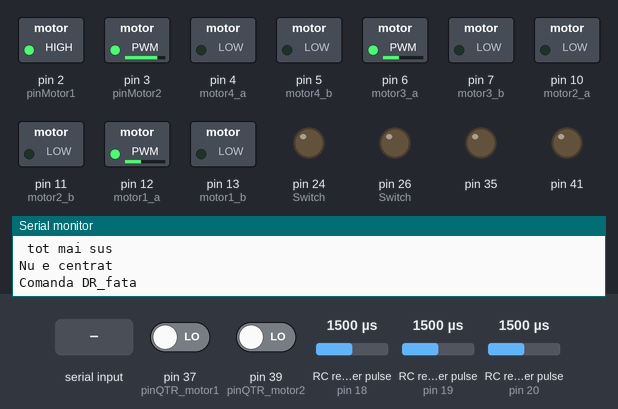
Simulated run of this sketch. Board: Arduino Mega 2560, built with avr-gcc and run on an emulated ATmega2560. Shown: switched loads named in the sketch (green lamp = pin HIGH), output pins drawn as LEDs (lit = HIGH), the last lines printed to the serial monitor. Wiring (inferred from the names in the program): 3 × RC receiver channel: data pin 18 / data pin 19 / data pin 20. Inputs (shaded band) come from the test bench; at power-on: pin 37 (pinQTR_motor1) LOW, pin 39 (pinQTR_motor2) LOW, RC receiver pulse (sensors on pin 18, pin 19, pin 20) 1500 µs. EEPROM starts erased.

Above: at 1.2 s.
1.3 s: "c" received over Serial
At 19.9 s:
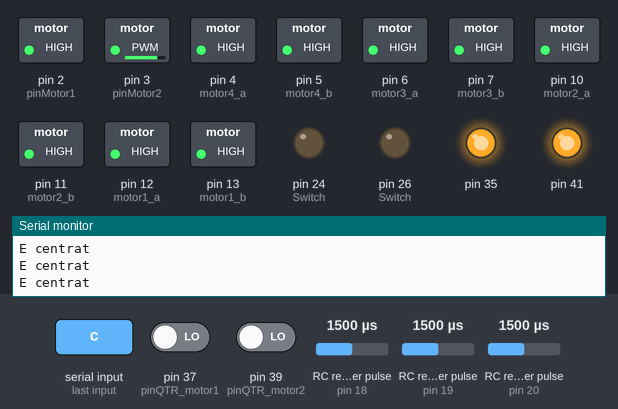
Timing chart, 0 to 21.0 s (numbered marks = the images above; inputs shaded):
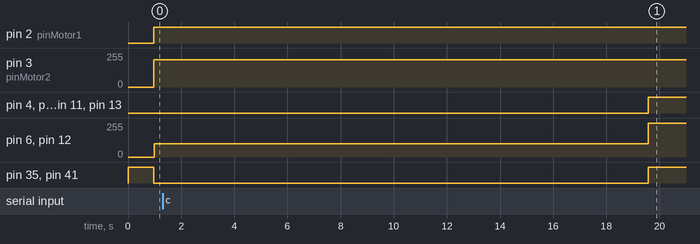

The sketch:

cod_aproape_complet_pentru_megaul_de_jos_GEN.ino
```cpp
//Cod de miscare versiunea 3.
//Feautures: Autocalibrare
//          Folosirea unui singur pin PWM/motor

#include <EEPROM.h>

int pinQTR_motor1 = 37, pinQTR_motor2 = 39;//pinii la care sunt legate QTR-urile

int pinMotor1 = 2, pinMotor2 = 3;//motoarele ce actioneaza caruciorul pentru a se deplasa in Sus si in Jos

int canal3 = 20, canal1 = 18, canal2 = 19;//pinii ce receptioneaza semnalul telecomenzii
//canal1 -> stanga-dreapta , canal2 -> sus-jos , canal3 -> fata-spate

int motor1_a=12, motor1_b=13, motor2_a=10, motor2_b=11, motor3_a=6, motor3_b=7, motor4_a=4, motor4_b=5;//pinii celor patru motoare de deplasare fata-spate / stanga-dreapta


int m1, m3, ok, ch3, ch1, marja_frana=50, c;

float  m3_centru, m3_fata_max, m3_spate_max, m1_centru, m1_dreapta_max, m1_stanga_max, m2_centru, m2_sus_max, m2_jos_max;//valorile da maxim, minim si centru de pe telecomanda pentru fiecare dintre cele 3 miscari.

float m1_dreapta_max_m, m1_dreapta_min_m, m3_spate_min_m, m3_spate_max_m; //NOTA: inturile cu _m sunt folosite pentru a stoca marja pentru miscarile cu PWM pe ground
float m3_pwm_fata, m3_pwm_spate, m1_pwm_stanga, m1_pwm_dreapta;
int coeficient_viraj = 0.25;
int timp1, timp2, timp3;

double m_fata, m_spate, m_dreapta, m_stanga;//valorile folosite pentru a atribui unei valori din intervalul [1000, 2000] una din intervalul [0, 255];
char inchar;
int caz = 0;

int QTR1, QTR2;
int bool_medie=false;

//int switchM1, switchM2, switchUrcare;

long medie_motor1,medie_motor2;
long time1,time2,time3,timeQTR_motor1,timeQTR_motor2, contorQTR1 = 0, contorQTR2 = 0, lastQTR1=1, lastQTR2=1;//variabile folosite pentru a stabili starea in care es situeaza QTR-urile

int m2, citireSwitch;
int sus = false;

int i;

void setup() {
  pinMode(canal3, INPUT); //input canal 3
  pinMode(canal1, INPUT); //input canal 1
  pinMode(motor1_a, OUTPUT); //output motor1_a 12,13
  pinMode(motor1_b, OUTPUT); //output motor 1_b
  pinMode(motor2_a, OUTPUT); //output motor 2_a 10,11
  pinMode(motor2_b, OUTPUT); //output motor 2_b
  pinMode(motor3_a, OUTPUT); //output motor 3_a
  pinMode(motor3_b, OUTPUT); //output motor 3_b
  pinMode(motor4_a, OUTPUT); //output motor 4_a
  pinMode(motor4_b, OUTPUT); //output motor 4_b
  pinMode(43, OUTPUT);
  pinMode(33, OUTPUT);
  pinMode(41, OUTPUT);
  pinMode(35, OUTPUT);
  pinMode(2, OUTPUT);
  pinMode(3, OUTPUT);
  pinMode(24, OUTPUT);
  pinMode(26, OUTPUT);
  pinMode(28, OUTPUT);

  attachInterrupt( digitalPinToInterrupt( canal1 ), citire1, CHANGE );
  attachInterrupt( digitalPinToInterrupt( canal2 ), citire2, CHANGE );
  attachInterrupt( digitalPinToInterrupt( canal3 ), citire3, CHANGE );

  Serial.begin(19200);
  ok = false; //bool medie

}
//NOTA: directie trebuie sa fie 3 pentru fata-spate si 1 pentru stanga-dreapta si 2 pentru sus-jos
float schimbare(float x, int directie){
  float maxim, minim;

  switch (directie){
    case 3: { maxim = m3_fata_max; minim = m3_spate_max; break;}
    case 2: { maxim = m2_sus_max; minim = m2_jos_max; break;}
    case 1: { maxim = m1_dreapta_max; minim = m1_stanga_max; break;}
  }
  if(caz & (1 << (directie - 1) )){

    return maxim + minim - x;
  }

   else return x;
}

void medie_pwm_stanga(int x){
  Serial.print("HIHI ");
  Serial.println(m_stanga);
   m1_pwm_stanga = 100 + ( (m1_centru + 50) - x ) * m_stanga;
   if(m1_pwm_stanga > 255) m1_pwm_stanga = 255;
 //  Serial.println(m1_pwm_stanga);
   if(m1_pwm_stanga < 0) m1_pwm_stanga = 0;
}

void medie_pwm_dreapta(int x){
    m1_pwm_dreapta = 100 + ( x - ( m1_centru + 50) ) * m_dreapta;
   if(m1_pwm_dreapta > 255) m1_pwm_dreapta = 255;

   if(m1_pwm_dreapta < 0) m1_pwm_dreapta = 0;
}

void medie_pwm_fata(int x){
  m3_pwm_fata = 100 + ( x - (m3_centru + 50) ) * m_fata;
  if(m3_pwm_fata>255) m3_pwm_fata=255;
//  Serial.println(m3_pwm_fata);
  if(m3_pwm_fata<0) m3_pwm_fata=0;

}

void medie_pwm_spate(int x){
  m3_pwm_spate = ( x - schimbare(m3_spate_max, 3) ) * m_spate;
  if (m3_pwm_spate > 255) m3_pwm_spate=255;
//  Serial.println(m3_pwm_spate);
  if (m3_pwm_spate < 0) m3_pwm_spate=0;

}

void Fata_simplu(){
    analogWrite(motor1_a, m3_pwm_fata);
    digitalWrite(motor1_b, LOW);
    analogWrite(motor2_a, m3_pwm_fata);
    digitalWrite(motor2_b, LOW);
    analogWrite(motor3_a, m3_pwm_fata);
    digitalWrite(motor3_b, LOW);
    analogWrite(motor4_a, m3_pwm_fata);
    digitalWrite(motor4_b, LOW);
}

void Spate_simplu(){
      analogWrite(motor1_a, m3_pwm_spate);
      digitalWrite(motor1_b, HIGH);
      analogWrite(motor2_a, m3_pwm_spate);
      digitalWrite(motor2_b, HIGH);
      analogWrite(motor3_a, m3_pwm_spate);
      digitalWrite(motor3_b, HIGH);
      analogWrite(motor4_a, m3_pwm_spate);
      digitalWrite(motor4_b, HIGH);
}

void Stanga_simplu(){
      analogWrite(motor1_a, m1_pwm_stanga);
      digitalWrite(motor1_b, LOW);

      digitalWrite(motor2_a, LOW);
      analogWrite(motor2_b, m1_pwm_stanga);


      digitalWrite(motor3_a, LOW);
      analogWrite(motor3_b, m1_pwm_stanga);


      analogWrite(motor4_a, m1_pwm_stanga);
      digitalWrite(motor4_b, LOW);

   Serial.print("STANGA GEN: ");
   Serial.println(m1_pwm_stanga);

}

void Dreapta_simplu(){

    digitalWrite(motor1_a, LOW);
    analogWrite(motor1_b, m1_pwm_dreapta);

    analogWrite(motor2_a, m1_pwm_dreapta);
    digitalWrite(motor2_b, LOW);

    analogWrite(motor3_a, m1_pwm_dreapta);
    digitalWrite(motor3_b, LOW);

    digitalWrite(motor4_a, LOW);
    analogWrite(motor4_b, m1_pwm_dreapta);

   Serial.print("DREAPTA GEN: ");
   Serial.println(m1_pwm_dreapta);
}


//Functia folosita pentru virare Stanga+Fata "CAZ 2"
//Nota: vezi schema de pe GitHub: mattilda/Scheme/Schema moduri de virare_v1
void comandaST_FATA(){

  if( schimbare(m1, 1) < (m1_centru - 100) && schimbare(m3, 3) > (m3_centru + 100) ){
      medie_pwm_fata( schimbare(m3, 3) );
      medie_pwm_stanga( schimbare(m1, 1) );
      Serial.println("Comanda ST_FATA");

     analogWrite(motor1_a, m3_pwm_fata*coeficient_viraj);
     digitalWrite(motor1_b, LOW);

     analogWrite(motor2_a, m1_pwm_stanga);
     digitalWrite(motor2_b, LOW);

     analogWrite(motor3_a, m3_pwm_fata*coeficient_viraj);
     digitalWrite(motor3_b, LOW);

     analogWrite(motor4_a, m1_pwm_stanga);
     digitalWrite(motor4_b, LOW);
  }
}

//Functia folosita pentru virare Stanga+Spate "CAZ 2"
//Nota: vezi schema de pe GitHub: mattilda/Scheme/Schema moduri de virare_v1

void comandaST_SPATE(){

  if( schimbare(m1, 1) < (m1_centru - 100) && schimbare(m3, 3) < (m3_centru - 100) ){
    medie_pwm_spate( schimbare(m3, 3) );
    medie_pwm_stanga( schimbare(m1, 1) );
    Serial.println("Comanda ST_spate");

    analogWrite(motor1_a, m3_pwm_spate*coeficient_viraj);
    digitalWrite(motor1_b, HIGH);

   analogWrite(motor2_a, m1_pwm_stanga);
   digitalWrite(motor2_b, HIGH);

    analogWrite(motor3_a, m3_pwm_spate*coeficient_viraj);
    digitalWrite(motor3_b, HIGH);

    analogWrite(motor4_a, m1_pwm_stanga);
    digitalWrite(motor4_b, HIGH);
  }
}


//Functia folosita pentru virare Dreapta+Fata "CAZ 2"
//Nota: vezi schema de pe GitHub: mattilda/Scheme/Schema moduri de virare_v1

void comandaDR_FATA(){
  if( schimbare(m1, 1) > (m1_centru + 100) && schimbare(m3, 3) > (m3_centru + 100) ){
    medie_pwm_fata( schimbare(m3, 3) );
    medie_pwm_dreapta( schimbare(m1, 1) );
    Serial.println("Comanda DR_fata");

    analogWrite(motor1_a, m1_pwm_dreapta); //pwm_dreapta
    digitalWrite(motor1_b, LOW);

    analogWrite(motor2_a, m3_pwm_fata * coeficient_viraj); Serial.println(m3_pwm_fata * coeficient_viraj);
    digitalWrite(motor2_b, LOW);

    analogWrite(motor3_a, m1_pwm_dreapta); //pwm_drapta
    digitalWrite(motor3_b, LOW);

    analogWrite(motor4_a, m3_pwm_fata * coeficient_viraj); Serial.println(m3_pwm_fata * coeficient_viraj);
    digitalWrite(motor4_b, LOW);
  }
}

void comandaDR_SPATE(){
    if( schimbare(m1, 1) > (m1_centru + 100) && schimbare(m3, 3) < (m3_centru - 100) ){
    Serial.println("Comanda DR_spate");
    medie_pwm_spate( schimbare(m3, 3) );
    medie_pwm_dreapta( schimbare(m1, 1) );

    analogWrite(motor1_a, m1_pwm_dreapta);
    digitalWrite(motor1_b, HIGH);

    analogWrite(motor2_a, m3_pwm_fata*coeficient_viraj);
    digitalWrite(motor2_b, HIGH);

    analogWrite(motor3_a, m1_pwm_dreapta);
    digitalWrite(motor3_b, HIGH);

    analogWrite(motor4_a, m3_pwm_fata*coeficient_viraj);
    digitalWrite(motor4_b, HIGH);

  }

}


//Functia folosita pentru virare Stanga-Dreapta "CAZ 1"
//Nota: vezi schema de pe GitHub: mattilda/Scheme/Schema moduri de virare_v1
void comandaSTDR(){

  if( schimbare(m1, 1) < (m1_centru - 50) ){ //Stanga
    medie_pwm_stanga( schimbare(m1, 1) );//functia folosita la conversia inputului de la telecomanda in valori de PWM (100-255)
    Serial.println("Comanda Stanga simpla");
    Stanga_simplu();
  }
  else if( schimbare(m1, 1) > (m1_centru + 50) ){ //Dreapta
    Serial.println("Comanda Dreapta simpla");
    medie_pwm_dreapta( schimbare(m1, 1) ); //functia folosita la conversia inputului de la telecomanda in valori de PWM (100-255)
    Dreapta_simplu();
  }
}

//Functia folosita pentru miscarea-fata spate
void comandaFATA_SPATE(){

  if( schimbare(m3, 3) > (m3_centru + 50) ){ //fata
    Serial.println("Comanda fata simpla");
    medie_pwm_fata( schimbare(m3, 3) ); //Functia folosita la conversia inputului de la telecomanda in valori de PWM (100-255)
    Fata_simplu();

  }

  else if( schimbare(m3, 3) < (m3_centru - 50) ){ // spate
    medie_pwm_spate( schimbare(m3, 3) ); //Functia folosita la conversia inputului de la telecomanda in valori de PWM (100-255)
    Serial.println("Comanda spate simpla");
    Spate_simplu();
  }

}

void frana(){
  digitalWrite(motor1_a, HIGH);
  digitalWrite(motor1_b, HIGH);
  digitalWrite(motor2_a, HIGH);
  digitalWrite(motor2_b, HIGH);
  digitalWrite(motor3_a, HIGH);
  digitalWrite(motor3_b, HIGH);
  digitalWrite(motor4_a, HIGH);
  digitalWrite(motor4_b, HIGH);
}

void afisare(){
  Serial.print("Channel3:");
  Serial.println(ch3);

  Serial.print("Channel1:");
  Serial.println(ch1);

  Serial.println("###########################");
}

void prelucrare_date(){
  Serial.println("\n Incep prelucrarea datelor");
    if(m3_fata_max < m3_centru) caz = (caz | 1);
    if(m1_stanga_max > m1_centru) caz = (caz | 1 << 1);


    m_fata = 155 / (  schimbare(m3_fata_max, 3) - (m3_centru + 50) );
    m_spate = 155 / ( (m3_centru - 50) - schimbare(m3_spate_max, 3) );
    m_stanga = 155 / ( (m1_centru - 50) - schimbare(m1_stanga_max, 1) );
    m_dreapta = 155 / ( schimbare(m1_dreapta_max, 1) - (m1_centru + 50) );
    Serial.println("###################################################################################################################################");
}


void citire1(){

  if(digitalRead(canal1) == HIGH){
    timp1 = micros();
  }
  else{
    m1 = micros() - timp1;
  }
}

void citire2(){

  if(digitalRead(canal2) == HIGH){
    timp2 = micros();
  }
  else{
    m2 = micros() - timp2;
  }
}

void citire3(){

  if(digitalRead(canal3) == HIGH){
    timp3 = micros();
  }
  else{
    m3 = micros() - timp3;
  }
}

void interEEPROM(int x, int adress){
  byte aux1, aux2;
   aux1 = x;
   EEPROM.write(adress, aux1);
   x = (x >> 8);
   aux2 = x;
   ++adress;
   EEPROM.write(adress, aux2);
}

void comenzi(){
  if (Serial.available() > 0) {
        inchar = Serial.read();
          if (inchar == 'c'){

              for(i = 1; i <= 7; i++){

                if(i == 1){
                  Serial.println("Incep calibrarea.");
                  Serial.println("\n Tine joystick-ul centrat ");
                  m1_centru = m1;
                  interEEPROM(m1, 0);

                  m3_centru = m3;
                  interEEPROM(m3, 12);

                  m2_centru = m2;
                  interEEPROM(m2, 6);
                  Serial.print("\n Valoarile luate: CH1:"); Serial.print(m1);Serial.print("; CH3: ");Serial.print(m3);
              }
               if(i == 2){
                 Serial.println("\n #######################################");
                 Serial.println("\n Tine joystick-ul in fata ");
                 delay(3000);

                 m3_fata_max = m3;
                 interEEPROM(m3, 14);
                 Serial.print("\n Valoare luata: "); Serial.print(m3_fata_max);
               }
              if(i == 3){
                Serial.println("\n #######################################");
                Serial.println("\n Tine joystick-ul in spate ");
                delay(3000);

                m3_spate_max = m3;
                interEEPROM(m3, 16);
                Serial.print("\n Valoare luata: "); Serial.print(m3_spate_max);
              }
              if(i == 4){
                Serial.println("\n #######################################");
                Serial.println("\n Tine joystick-ul in stanga ");
                delay(3000);

                m1_stanga_max = m1;
                interEEPROM(m1, 4);
                Serial.print("\n Valoare luata: "); Serial.print(m1_stanga_max);
              }
               if(i == 5){
                Serial.println("\n #######################################");
                Serial.println("\n Tine joystick-ul in dreapta");
                delay(3000);

                m1_dreapta_max = m1;
                interEEPROM(m1, 2);
                Serial.print("\n Valoare luata: "); Serial.print(m1_dreapta_max);
              }
              if(i == 6){
                Serial.println("\n #######################################");
                Serial.println("\n Tine joystick-ul din stanga in sus");
                delay(3000);

                m2_sus_max = m2;
                interEEPROM(m2, 8);
                Serial.print("\n Valoare luata: "); Serial.print(m2_sus_max);
              }
              if(i == 7){
                Serial.println("\n #######################################");
                Serial.println("\n Tine joystick-ul in jos");
                delay(3000);

                m2_jos_max = m2;
                interEEPROM(m2, 10);
                 Serial.print("\n Valoare luata: "); Serial.print(m2_jos_max);
                prelucrare_date();
              }
              ok = false;
           }
        }
        if (inchar == 'v'){

          Serial.print("\n Centru FS: ");Serial.print( m3_centru );

            Serial.print("\n Fata maxim: ");Serial.print( schimbare( m3_fata_max, 3) );
            Serial.print("\n Fata min: ");Serial.print( (m3_centru + 50) ) ;
            Serial.print("\n Spate maxim: ");Serial.print( schimbare(m3_spate_max, 3) );
            Serial.print("\n Spate min: ");Serial.print( (m3_centru - 50) );

            Serial.print("\n Centru SD: ");Serial.print( m1_centru );

            Serial.print("\n Stanga maxim: ");Serial.print( schimbare( m1_stanga_max, 1) );
            Serial.print("\n Stanga min: ");Serial.print( (m1_centru - 50) );
            Serial.print("\n Dreapta maxim: ");Serial.print( schimbare( m1_dreapta_max, 1) );
            Serial.print("\n Dreapta min: ");Serial.print( (m1_centru + 50) );

             Serial.print("\n Centru SJ: ");Serial.print( m2_centru );

            Serial.print("\n Sus maxim: ");Serial.print( schimbare( m2_sus_max, 2) );
            Serial.print("\n Sus min: ");Serial.print( (m2_centru - 50) );
            Serial.print("\n Jos maxim: ");Serial.print( schimbare( m2_jos_max, 2) );
            Serial.print("\n Jos min: ");Serial.print( (m2_centru + 50) );

            Serial.print("\n Caz");Serial.print( caz );

          delay(1000);
      }
    }
  }

bool centrat(){

  if( ( schimbare(m1, 1) > (m1_centru - 50) ) && ( schimbare(m1, 1) < (m1_centru + 50) ) && ( schimbare(m3, 3) > (m3_centru - 50) ) && ( schimbare(m3, 3) < (m3_centru + 50) ) ||
  ( ( schimbare(m1, 1) < 500 ) && ( schimbare(m3, 3) < 500 ) ) ){
    Serial.println("E centrat");
    return true;
  }
   else{ Serial.println("Nu e centrat"); return false; }
}
void citire(){
  if(bool_medie == true){

    pinMode(pinQTR_motor1,OUTPUT);
    pinMode(pinQTR_motor2,OUTPUT);
    digitalWrite(pinQTR_motor1,HIGH);
    digitalWrite(pinQTR_motor2,HIGH);
    delayMicroseconds(15);
    pinMode(pinQTR_motor1,INPUT);
    pinMode(pinQTR_motor2,INPUT);
    time1 = micros();
    while(digitalRead(pinQTR_motor1)) {}
    time2 = micros();
    while(digitalRead(pinQTR_motor2)) {}
    time3 = micros();
    timeQTR_motor1 = time2 - time1;
    timeQTR_motor2 = time3 - time2;
    if(timeQTR_motor1 < medie_motor1){QTR1 = 0;}
    if(timeQTR_motor1 > medie_motor1){QTR1 = 1;}
    if(timeQTR_motor2 < medie_motor2){QTR2 = 0;}
    if(timeQTR_motor2 > medie_motor2){QTR2 = 1;}
  }
}
void medie(){
 if(!bool_medie){
  digitalWrite(43, LOW);
  digitalWrite(33, LOW);
  digitalWrite(41, HIGH);
  digitalWrite(35, HIGH);
  for(int i=1;i<=100;i++){
  Serial.println("Vezi ca fac media");
    pinMode(pinQTR_motor1,OUTPUT);
    pinMode(pinQTR_motor2,OUTPUT);
    digitalWrite(pinQTR_motor1,HIGH);
    digitalWrite(pinQTR_motor2,HIGH);
    delayMicroseconds(15);
    pinMode(pinQTR_motor1,INPUT);
    pinMode(pinQTR_motor2,INPUT);
    time1 = micros();
    while(digitalRead(pinQTR_motor1)) {}
    time2 = micros();
    while(digitalRead(pinQTR_motor2)) {}
    time3 = micros();
    timeQTR_motor1 = time2 - time1;

    timeQTR_motor2 = time3 - time2;
    medie_motor1 += timeQTR_motor1;
    medie_motor2 += timeQTR_motor2;
//        Serial.println(medie_motor1);

  }
  medie_motor1 /= 100;
  medie_motor2 /= 100;
 // Serial.println(medie_motor1);
  digitalWrite(43, HIGH);
  digitalWrite(33, HIGH);
  digitalWrite(41, HIGH);
  digitalWrite(35, HIGH);


  bool_medie = true;
 }
}

int Switch(int motor){
 //motor = 3 - switch urcare
 if(motor == 3){
    citireSwitch = digitalRead(24);
   }
 if(motor == 2){
    citireSwitch = digitalRead(26);
   }
 if(motor == 1){
    citireSwitch = digitalRead(28);
   }
 return citireSwitch;

}

void susJos() {

/*  digitalWrite(43, LOW);
  digitalWrite(33, LOW);
  digitalWrite(41, HIGH);
  digitalWrite(35, HIGH); */

  medie();
  citire();
  if(timeQTR_motor1 > medie_motor1){QTR1 = 1;}
  if(timeQTR_motor1 < medie_motor1){QTR1 = 0;}
  if(timeQTR_motor2 > medie_motor2){QTR2 = 1;}
  if(timeQTR_motor2 < medie_motor2){QTR2 = 0;}
  if(QTR1 != lastQTR1) {contorQTR1++; lastQTR1=QTR1;}
  if(QTR2 != lastQTR2) {contorQTR2++; lastQTR2=QTR2;}
  int val;


  if(m2 > (m2_centru + 50) ){
    Serial.println(m2);
    if(m2 > (m2_sus_max - 100) ){
      val = 255;
    }
    else if( m2 > (m2_sus_max - 200)){
       val = 150;
     }
     else val = 90;
     Serial.print("val");
     Serial.println(val);

    if(Switch(3) == 0){
    Serial.println(" tot mai sus");
    analogWrite(pinMotor1, val);
    analogWrite(pinMotor2, val - (val*20) / 100);
    digitalWrite(43, HIGH);
    digitalWrite(33, HIGH);
    digitalWrite(41, LOW);
    digitalWrite(35, LOW);
    }
    else{

    digitalWrite(43, HIGH);
    digitalWrite(33, HIGH);
    digitalWrite(41, HIGH);
    digitalWrite(35, HIGH);
    }

  }
  if(m2 < (m2_centru - 50) ){
    if(m2 < (m2_jos_max + 70))
      val = 255;
      else if(m2 < (m2_jos_max + 170))
        val = 150;
        else val = 90;

    if(Switch(2) == 1 || Switch(1) == 1){
      analogWrite(pinMotor1, val);
      analogWrite(pinMotor2, val - (val*20) / 100);
      digitalWrite(43, LOW);
      digitalWrite(33, LOW);
      digitalWrite(41, HIGH);
      digitalWrite(35, HIGH);
    }
    else {

      digitalWrite(43, HIGH);
      digitalWrite(33, HIGH);
      digitalWrite(41, HIGH);
      digitalWrite(35, HIGH);
    }
    sus = false;
  }
  if( (m2 > (m2_centru - 50) && m2 < (m2_centru + 50) ) || m2 == 0){
    digitalWrite(43, HIGH);
    digitalWrite(33, HIGH);
    digitalWrite(41, HIGH);
    digitalWrite(35, HIGH);
  }
}

void intrMedii(){
  int address = 0, val, afis;
   while(address <= 17 ){
    val = EEPROM.read(address);
    afis = val;
    ++address;

    val = EEPROM.read(address);
    val = (val << 8);
    afis |= val;
    switch(address){
      case 1:{ m1_centru = afis; break; }
      case 3:{ m1_dreapta_max = afis; break; }
      case 5:{ m1_stanga_max = afis; break; }
      case 7:{ m2_centru = afis; break; }
      case 9:{ m2_sus_max = afis; break; }
      case 11:{ m2_jos_max = afis; break; }
      case 13:{ m3_centru = afis; break; }
      case 15:{ m3_fata_max = afis; break; }
      case 17:{ m3_spate_max = afis; break; }
    }


    /*Serial.print(address);
    Serial.print("\t");
    Serial.print(afis, DEC);
    Serial.println();*/
    ++address;
  }
}

void principal(){ //Pune functiile impreuna
    comenzi();

    if(!ok){
      intrMedii();
      ok = true;
    }
    susJos();
    if( !centrat() ){ //verifica daca e joystickul nu e centrat
      comandaST_FATA(); //cazul 2 de virare, pentru stanga+fata
      comandaST_SPATE(); //cazul 2 de virare, pentru stanga+spate
      comandaDR_FATA(); //cazul 2 de virare, pentru dreapta+fata
      comandaDR_SPATE(); //cazul 2 de virare, pentru dreapta+fata

      if( schimbare(m3, 3) > (m3_centru - 50) && schimbare(m3, 3) < (m3_centru + 50) )// daca joystick-ul nu e deplasat pe axa fata-spate
        comandaSTDR(); //cazul 1 de virare
      if( schimbare(m1, 1) > (m1_centru - 50) && schimbare(m1, 1) < (m1_centru + 50) )// daca joystick-ul nu e deplasat pe axa dreapta-stanga
      comandaFATA_SPATE(); //miscare de baza fata-spate
    }
     else {frana();}
    //afisare();
}

void loop(){
 principal();
}
```
